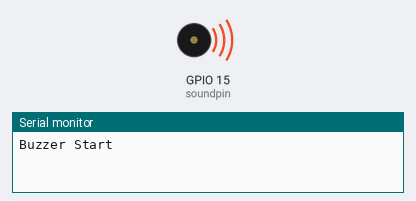
Bench run of a sketch on a simulated ESP32. On the bench: buzzer (waves = sounding), the last lines printed to the serial monitor.

Above: at 6.2 s.
At 7.1 s:
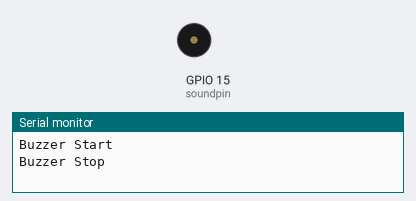
Timing chart, 0 to 8.6 s (numbered marks = the images above):
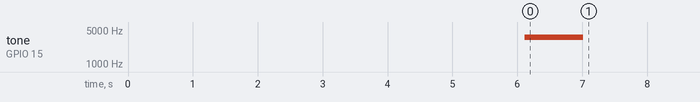

The sketch:

buzzer_2025.ino
```cpp
#define soundpin 15

void setup() {

  Serial.begin(115200);
  delay(6000);
  Serial.println("Buzzer Start");

  ledcAttach(soundpin,NOTE_A,7); //ledcAttach(uint8_tpin,uint32_tfreq,uint8_tresolution); for ESP core V3

  delay(115);
  ledcWriteNote(soundpin,NOTE_A, 7);    // PIN, frequency, octave for ESP core V3
  delay(900);

  ledcWrite(soundpin,0); // No sound
  ledcDetach(soundpin);
  Serial.println("Buzzer Stop");
}

void loop() {

}
```
